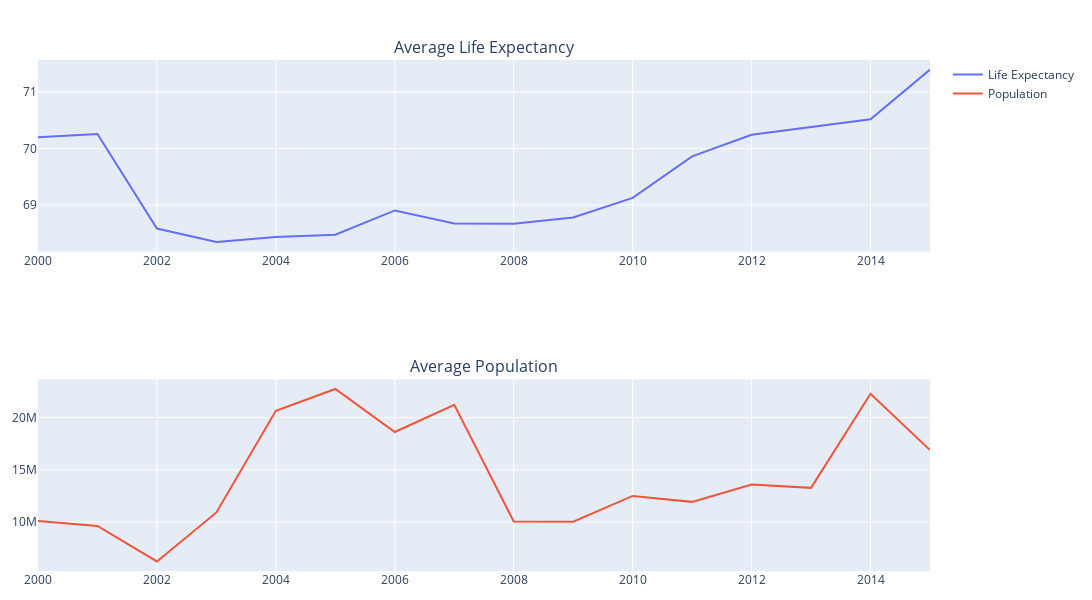

The notebook cell this image was saved under:
### Code cell
fig = sp.make_subplots(rows=2, cols=1, subplot_titles=['Average Life Expectancy', 'Average Population'])

fig.add_trace(
    go.Scatter(x=average_life_expectancy_yearly['Year'], y=average_life_expectancy_yearly['Life expectancy '],
               mode='lines', name='Life Expectancy'),
    row=1, col=1
)

fig.add_trace(
    go.Scatter(x=average_population_yearly['Year'], y=average_population_yearly['Population'],
               mode='lines', name='Population'),
    row=2, col=1
)

fig.update_layout(
    font=dict(size=12),
    width=1500,
    height=600,
    margin=dict(l=20, r=20, t=60, b=20),
)
fig.show()

### Figure 1 — Plotly figure (JSON) as saved in the notebook; plotly's stock layout.template omitted (floating-point values rounded to 4 significant figures)
{"data": [{"mode": "lines", "name": "Life Expectancy", "type": "scatter", "x": [2000, 2001, 2002, 2003, 2004, 2005, 2006, 2007, 2008, 2009, 2010, 2011, 2012, 2013, 2014, 2015], "xaxis": "x", "y": [70.2, 70.26, 68.58, 68.34, 68.43, 68.47, 68.9, 68.67, 68.67, 68.78, 69.13, 69.86, 70.24, 70.39, 70.52, 71.4], "yaxis": "y"}, {"mode": "lines", "name": "Population", "type": "scatter", "x": [2000, 2001, 2002, 2003, 2004, 2005, 2006, 2007, 2008, 2009, 2010, 2011, 2012, 2013, 2014, 2015], "xaxis": "x2", "y": [10090000.0, 9622000.0, 6232000.0, 10920000.0, 20630000.0, 22730000.0, 18610000.0, 21210000.0, 10060000.0, 10020000.0, 12500000.0, 11930000.0, 13580000.0, 13270000.0, 22270000.0, 16880000.0], "yaxis": "y2"}], "layout": {"annotations": [{"font": {"size": 16}, "showarrow": false, "text": "Average Life Expectancy", "x": 0.5, "xanchor": "center", "xref": "paper", "y": 1, "yanchor": "bottom", "yref": "paper"}, {"font": {"size": 16}, "showarrow": false, "text": "Average Population", "x": 0.5, "xanchor": "center", "xref": "paper", "y": 0.375, "yanchor": "bottom", "yref": "paper"}], "font": {"size": 12}, "height": 600, "margin": {"b": 20, "l": 20, "r": 20, "t": 60}, "width": 1500, "xaxis": {"anchor": "y", "domain": [0, 1]}, "xaxis2": {"anchor": "y2", "domain": [0, 1]}, "yaxis": {"anchor": "x", "domain": [0.625, 1]}, "yaxis2": {"anchor": "x2", "domain": [0, 0.375]}}}
